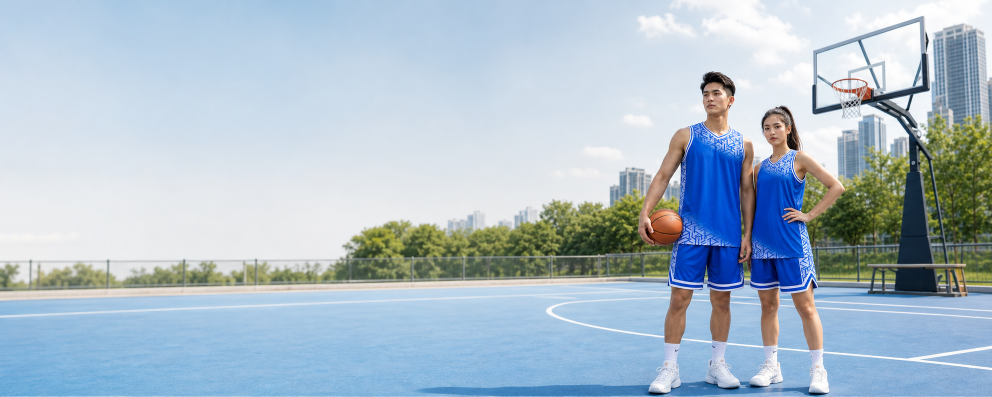
#> input picture mayaobongro.vn/operations/home-banner-text-overlay-20260711/slide-1-panorama.png, 1983 x 793 px (shown at 1/2 size); its folder holds 3 pictures in this run
$ python compose_clean_banners.py
#> lines starting #> are read from the running program, lines starting #| are printed output that depends on the picture
from pathlib import Path

from PIL import Image


ROOT = Path(__file__).resolve().parent
OUTPUT = ROOT / "output"

SIZES = {
    "desktop": (1920, 560),
    "tablet": (1365, 500),
    "mobile": (800, 200),
}


def cover(image: Image.Image, size: tuple[int, int]) -> Image.Image:
    width, height = size
    scale = max(width / image.width, height / image.height)
    resized = image.resize(
        (round(image.width * scale), round(image.height * scale)),
        Image.Resampling.LANCZOS,
    )
    left = (resized.width - width) // 2
    top = (resized.height - height) // 2
    return resized.crop((left, top, left + width, top + height))


def main() -> None:
    OUTPUT.mkdir(exist_ok=True)

    for index in range(1, 4):
        source = Image.open(ROOT / f"slide-{index}-panorama.png").convert("RGB")
#> source is the input picture: PIL image 1983x793 RGB; mean R, G, B 171.2, 188.6, 201.7
        for size_name, size in SIZES.items():
            image = cover(source, size)
            target = OUTPUT / f"mayaobongro-clean-hero-{index}-{size_name}-20260711.webp"
            image.save(target, "WEBP", quality=88, method=6)
            print(target)
#> this loop made 3 passes
#> pass 1, in main, `image = cover(source, size)`:
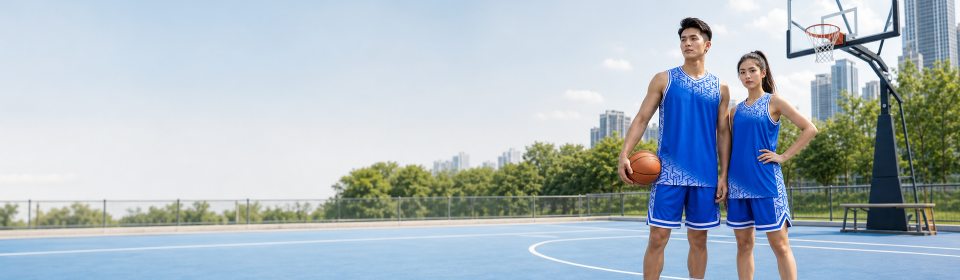
#> image: PIL image 1920x560 RGB (shown at 1/2 size); mean R, G, B 172, 184.9, 193.1
#> pass 2, in cover (call 2), `resized = image.resize( (round(image.width * scale), round(image.heigh..`:
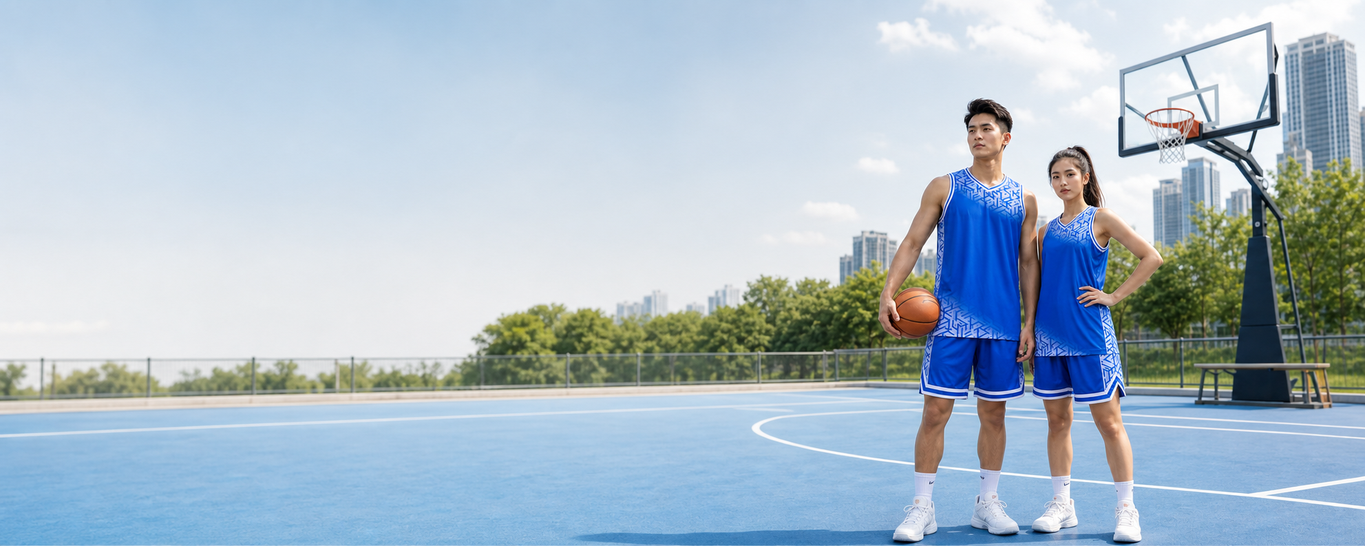
#> resized: PIL image 1365x546 RGB; mean R, G, B 171.2, 188.6, 201.7
#> pass 2, in main, `image = cover(source, size)`:
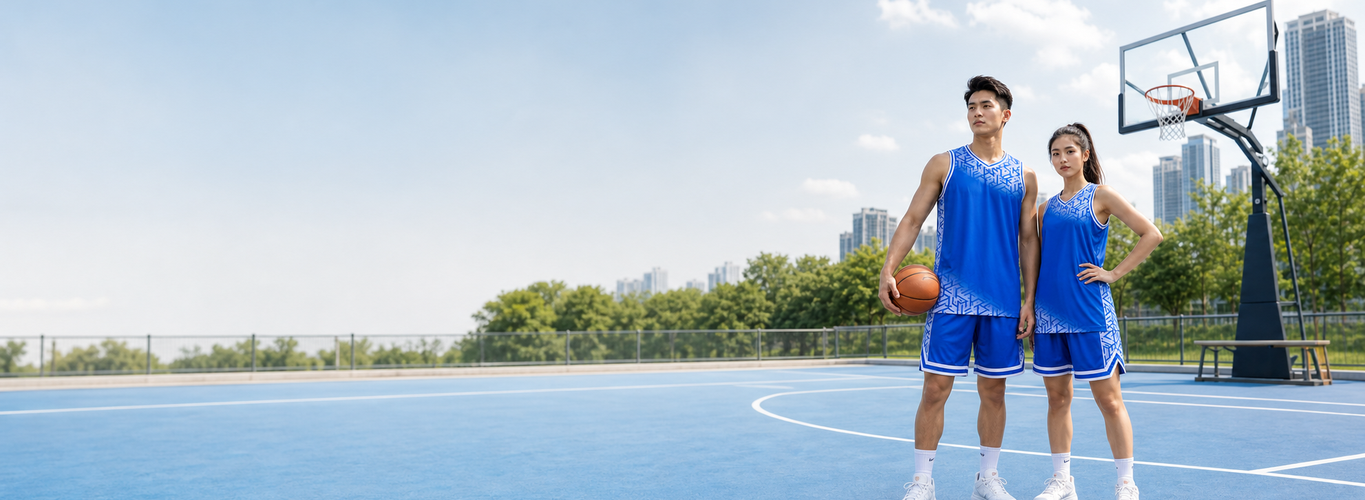
#> image: PIL image 1365x500 RGB; mean R, G, B 172.3, 188.3, 199.9
#> after the loop:
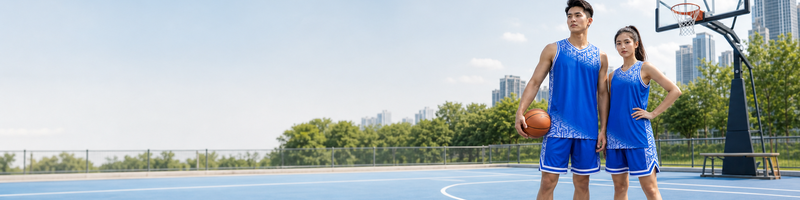
#> image: PIL image 800x200 RGB; mean R, G, B 171, 182.2, 188.1
#> pass 2 of the loop in main, `for index in range(1, 4):`:
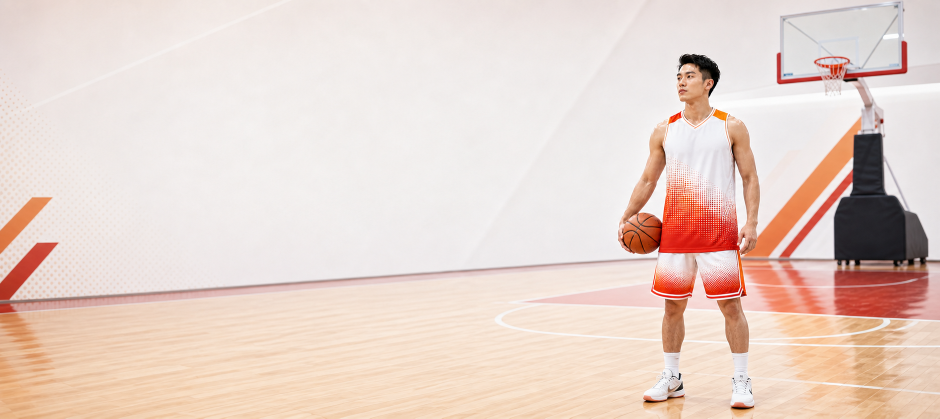
#> input picture mayaobongro.vn/operations/home-banner-text-overlay-20260711/slide-2-panorama.png, 1879 x 837 px (shown at 1/2 size)
#> in main, source is the input picture: PIL image 1879x837 RGB; mean R, G, B 231.6, 212.2, 203.3
#> the loop in main, `for size_name, size in SIZES.items():` made 3 passes
#> pass 1, in main, `image = cover(source, size)`:
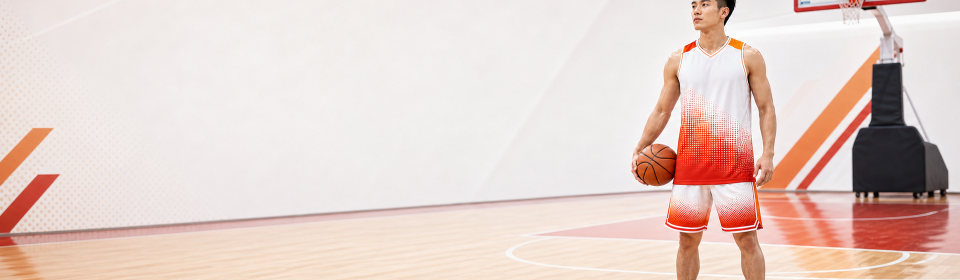
#> image: PIL image 1920x560 RGB (shown at 1/2 size); mean R, G, B 229, 209.1, 202.6
#> after the loop in main, `for size_name, size in SIZES.items():`:
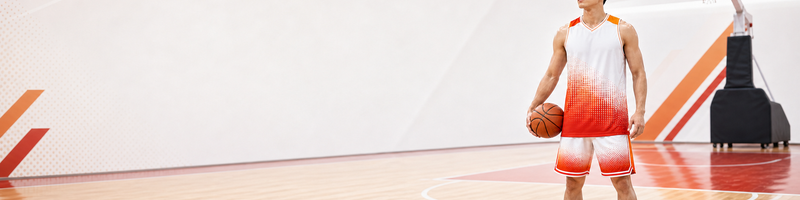
#> image: PIL image 800x200 RGB; mean R, G, B 227.9, 207.8, 202.1
#> pass 3 of the loop in main, `for index in range(1, 4):`:
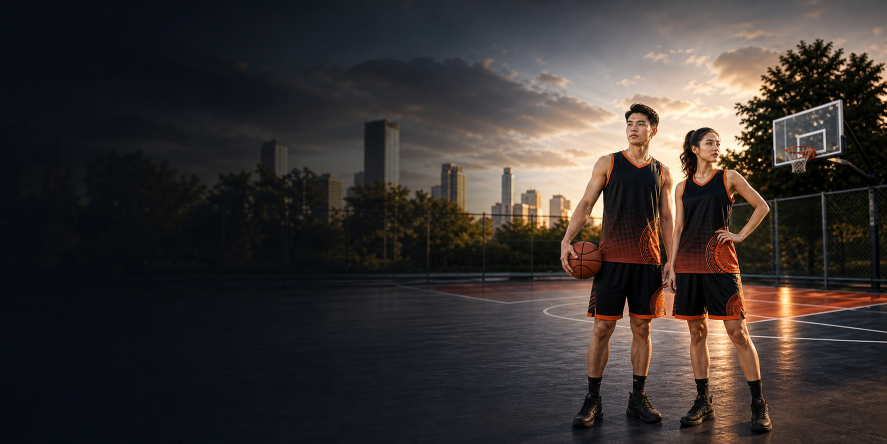
#> input picture mayaobongro.vn/operations/home-banner-text-overlay-20260711/slide-3-panorama.png, 1774 x 887 px (shown at 1/2 size)
#> in main, source is the input picture: PIL image 1774x887 RGB; mean R, G, B 56.5, 50.5, 48.8
#> the loop in main, `for size_name, size in SIZES.items():` made 3 passes
#> pass 1, in main, `image = cover(source, size)`:
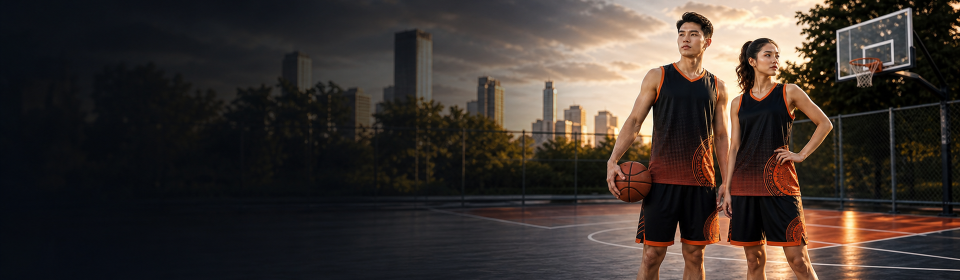
#> image: PIL image 1920x560 RGB (shown at 1/2 size); mean R, G, B 59.6, 51.1, 46.5
#> after the loop in main, `for size_name, size in SIZES.items():`:
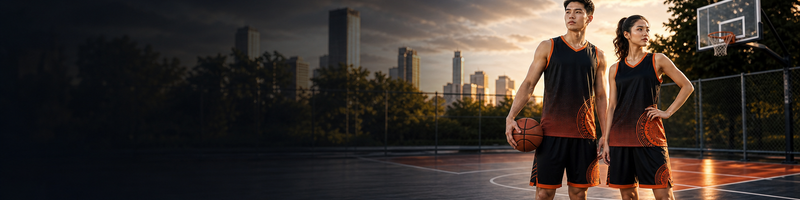
#> image: PIL image 800x200 RGB; mean R, G, B 58.3, 49.3, 44.2


if __name__ == "__main__":
    main()
